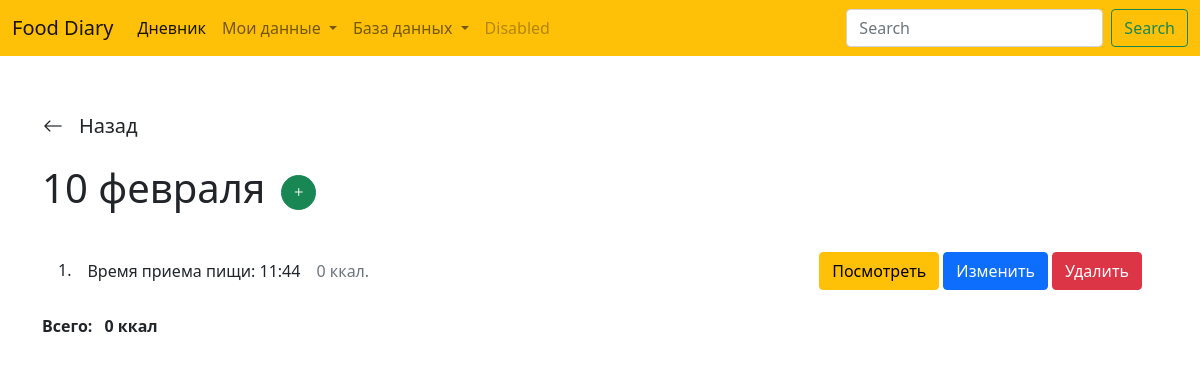
The app's page /day/9/, older data.
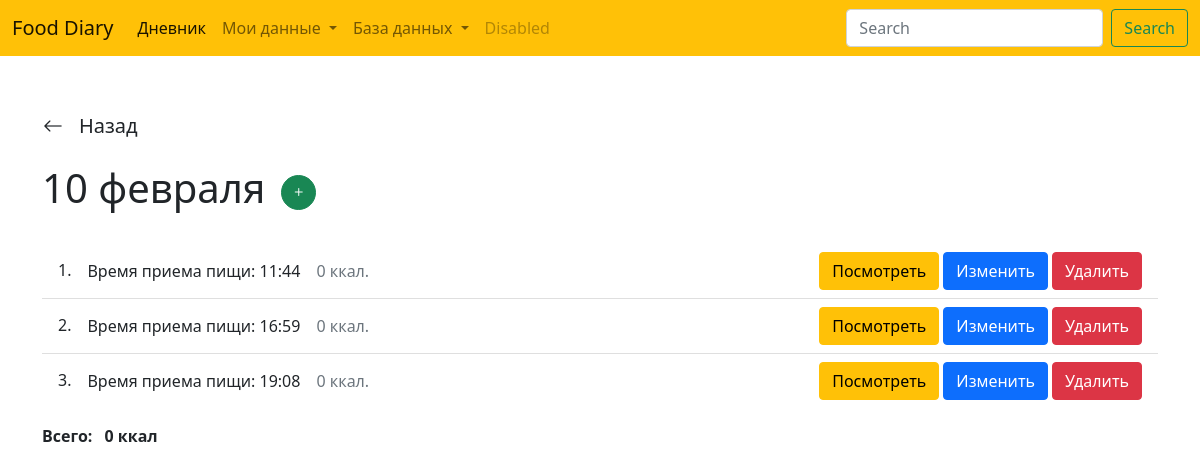
The same page, newer data.
### diary/models.py (models this page shows)
class Meal(models.Model):
    user = models.ForeignKey(User, null=True, blank=True, related_name='meals', on_delete=models.CASCADE)
    session_key = models.CharField('Ключ сессии', max_length=40, null=True, blank=True)
    day = models.ForeignKey(Day, on_delete=models.CASCADE, related_name='meals')
    time = models.TimeField('Время приема пищи', default=timezone.localtime)
    food = models.ManyToManyField('Food', verbose_name='Еда', through='MealFood')
    calories = models.PositiveIntegerField('Калорий всего', default=0)
    class Meta:
        ordering = ('day', 'time')

### diary/views.py (the view)
# urls.py: path('day/<int:id>/', views.DayDetailView.as_view(), name='day_detail'),
class DayDetailView(DetailView):
    template_name = 'diary/days/detail.html'
    def get_object(self):
        return Day.objects.get(id=self.kwargs['id'])
    def get_context_data(self, **kwargs):
        kwargs = super().get_context_data(**kwargs)
        kwargs['form'] = MealForm()
        kwargs['meals'] = kwargs['day'].meals.all()
        kwargs['total_calories'] = kwargs['meals'].aggregate(Sum('calories')).get('calories__sum')
        return kwargs

### diary/forms.py
class MealForm(forms.ModelForm):
    class Meta:
        model = Meal
        fields = ['time']
    def __init__(self, *args, **kwargs):
        super().__init__(*args, **kwargs)
        for bfield in self.visible_fields():
            if bfield.field.label == 'Еда':
                bfield.field.widget.attrs['class'] = 'form-select'
            else:
                bfield.field.widget.attrs['class'] = 'form-control'

### diary/templates/diary/days/detail.html (shortened to what this page needs)
{% extends 'base.html' %}
{% block content %}
<main>
    <div class="container">
        <div class="row mt-5">
            <div class="col-12">
                <a href="{% url 'days_list' %}" style="width: fit-content;" class="btn ps-0 mb-3 d-flex align-items-center">
                    <i class="bi bi-arrow-left fs-5"></i>
                    <span class="ms-3 fs-5">Назад</span>
                </a>
            </div>
            <div class="col-12">
                <div class="d-flex align-items-center mb-4">
                    <h1>{{ day.date|date:"j E" }}</h1>
                    <button title="Добавить прием пищи" data-bs-target="#mealModal" data-bs-toggle="modal" class="btn btn-success ms-3 p-1 rounded-circle"
                        style="width: 35px; height: 35px;">
                        <i class="bi bi-plus"></i>
                    </button>
                </div>
            </div>
            <div class="col-12">
                {% if day.meals.count < 1 %}
                    <p>В этом дне пока отсутствуют приемы пищи</p>
                {% else %}
                <ul class="list-group list-group-flush mb-3">
                    {% for meal in meals %}
                        <li
                            class="list-group-item d-flex align-items-center"
                            data-meal-id="{{meal.id}}"
                        >
                            <h6 class="mb-0">{{forloop.counter}}.</h6>
                            <p class="mb-0 ms-3">Время приема пищи: {{meal.time}}</p>
                            <p class="mb-0 ms-3 text-muted">{{meal.calories}} ккал.</p>
                            <a href="#" class="btn btn-warning ms-auto show-meal-info" data-target="#mealInfo">
                                Посмотреть
                            </a>
                            <a href="{% url 'update_meal' meal.id %}" class="btn btn-primary ms-1">
                                Изменить
                            </a>
                            <a href="{% url 'delete_meal' day.id meal.id %}" class="btn btn-danger ms-1">Удалить</a>
                        </li>
                    {% endfor %}
                </ul>
                <p><b>Всего: <span class="ms-2">{{total_calories}} ккал</span></b></p>
                {% endif %}
            </div>
        </div>
    </div>
</main>
{% endblock %}

Row changes from the older to the newer data that the page shows:
added Meal: time "16:59", calories "0"
added Meal: time "19:08", calories "0"
